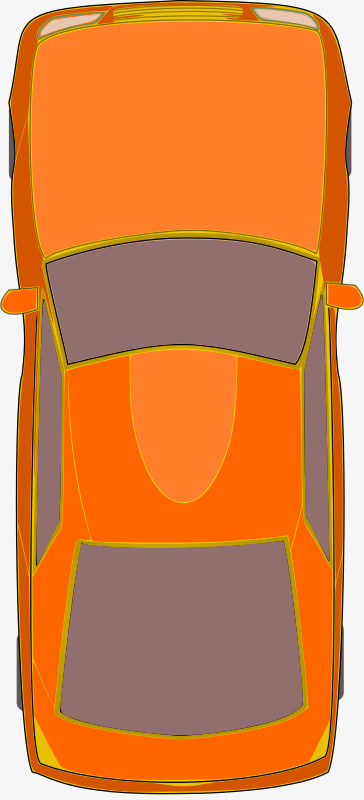
#> input picture config/R.jfif, 364 x 800 px
$ python mergingTrajectory.py
#> lines starting #> are read from the running program, lines starting #| are printed output that depends on the picture
import matplotlib.pyplot as plt
import matplotlib.image as mpimg
import numpy as np
from matplotlib.patches import Rectangle
from matplotlib.patches import Polygon
from matplotlib.font_manager import FontProperties


def main():
    # 读取.jfif文件
    img_path = "../../config/R.jfif"

    # 创建一个新的绘图窗口
    fig, ax = plt.subplots()

    # 计算新的横线位置
    length = 10
    line_spacing = 1  # 每条线之间的垂直间距
    line_a_y = 4
    line_b_y = line_a_y - line_spacing
    line_c_y = line_b_y - line_spacing

    # 绘制三条横线
    a_line = plt.Line2D([0, length], [line_a_y, line_a_y], color='black')
    b_line = plt.Line2D([0, length], [line_b_y, line_b_y], color='black', linestyle='--')
    # c_line = plt.Line2D([0, 10], [line_c_y, line_c_y], color='black')
    draw_line((0, line_c_y), (2 * length / 10, line_c_y))
    draw_line((2 * length / 10, line_c_y), (8 * length / 10, line_c_y), dashed=True)
    draw_line((8 * length / 10, line_c_y), (length, line_c_y))

    # 绘制匝道
    draw_line((0, line_c_y - 1 * length / 10), (6 * length / 10, line_c_y - 1 * length / 10))
    draw_line((6 * length / 10, line_c_y - 1 * length / 10), (8 * length / 10, line_c_y))

    # 绘制匝道边界
    draw_line((8 * length / 10, line_c_y - 0.5 * length / 10), (length, line_c_y - 0.5 * length / 10),
              thickness=3)
    draw_line((6 * length / 10, line_c_y - 1.5 * length / 10), (8 * length / 10, line_c_y - 0.5 * length / 10),
              thickness=3)
    draw_line((0, line_c_y - 1.5 * length / 10), (6 * length / 10, line_c_y - 1.5 * length / 10),
              thickness=3)

    # 将横线和直角梯形添加到图形中
    ax.add_line(a_line)
    ax.add_line(b_line)

    # 添加车辆
    draw_rotated_image(img_path, (0, 1.2))
#> in draw_rotated_image, img is the input picture: shape (800, 364, 3); mean R, G, B 212.3, 130.4, 71.8
#> in draw_rotated_image, `rotated_img = np.rot90(img, k=-1)`:
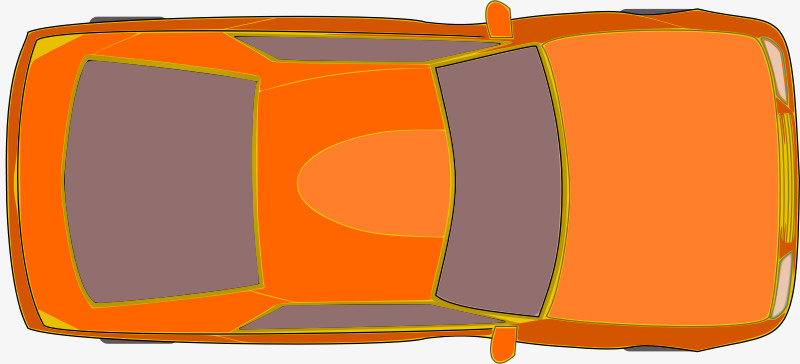
#> rotated_img: shape (364, 800, 3); mean R, G, B 212.3, 130.4, 71.8
    draw_rotated_image(img_path, (2.5, 1.2))
    draw_rotated_image(img_path, (4, 1.8))
    draw_rotated_image(img_path, (6, 2.3))

    # 添加area
    area1 = Rectangle((0, line_c_y - 1 * length / 10), 2, 1, edgecolor="none", facecolor=(184/255, 219/255, 179/255),
                      label='Area1')
    area2 = Rectangle((2, line_c_y - 1 * length / 10), 4, 1, edgecolor="none", facecolor=(148/255, 198/255, 205/255),
                      label='Area2')
    traiangle_points = [(6 * length / 10, line_c_y - 1 * length / 10),
                        (6 * length / 10, line_c_y),
                        (8 * length / 10, line_c_y)]
    area3 = Polygon(traiangle_points, closed=True, edgecolor='none', facecolor=(126/255, 153/255, 244/255),
                    label='Area3')
    area4 = Rectangle((0, line_b_y - 1 * length / 10), 2, 1, edgecolor="none", facecolor=(165/255, 174/255, 183/255),
                      label='Area4')
    area5 = Rectangle((2, line_b_y - 1 * length / 10), 8, 1, edgecolor='none', facecolor=(240/255, 194/255, 132/255),
                      label='Area5')

    # 添加area到坐标轴
    ax.add_patch(area1)
    ax.add_patch(area2)
    ax.add_patch(area3)
    ax.add_patch(area4)
    ax.add_patch(area5)

    # 设置轴限制和纵横比
    ax.set_xlim(0, 10)
    ax.set_ylim(0, 10)
    ax.set_aspect('equal')

    # 隐藏坐标轴
    ax.axis('off')

    # 添加图例，并设置字体为 Times New Roman
    font_prop = FontProperties(family='Times New Roman', style='normal', size=12)
    ax.legend(prop=font_prop, loc='upper left', bbox_to_anchor=(-0.35, 0.4))

    # 保存图像
    plt.savefig('../../asset/road/road.png', dpi=3000, bbox_inches='tight')
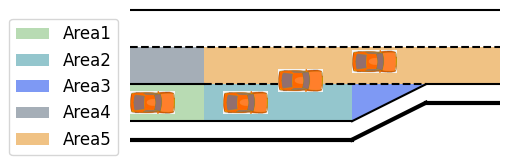
#> figure drawn by matplotlib, 1 panel

    # 显示图形
    plt.show()


def draw_line(start, end, dashed=False, thickness=1.5):
    linestyle = '--' if dashed else '-'
    x_values = [start[0], end[0]]
    y_values = [start[1], end[1]]
    plt.plot(x_values, y_values, linestyle=linestyle, color='black', linewidth=thickness)


def draw_rotated_image(image_path, point):
    # 读取.jfif文件
    img = mpimg.imread(image_path)

    # 顺时针旋转图像数组
    rotated_img = np.rot90(img, k=-1)  # 根据角度确定旋转次数

    # 绘制旋转后的图像
    plt.imshow(rotated_img, extent=[point[0], point[0] + 1.2, point[1], point[1] + 0.6], origin='lower', zorder=5)

    # 设置轴限制和纵横比
    plt.xlim(0, 10)
    plt.ylim(0, 10)
    plt.gca().set_aspect('equal', adjustable='box')


if __name__ == '__main__':
    main()
